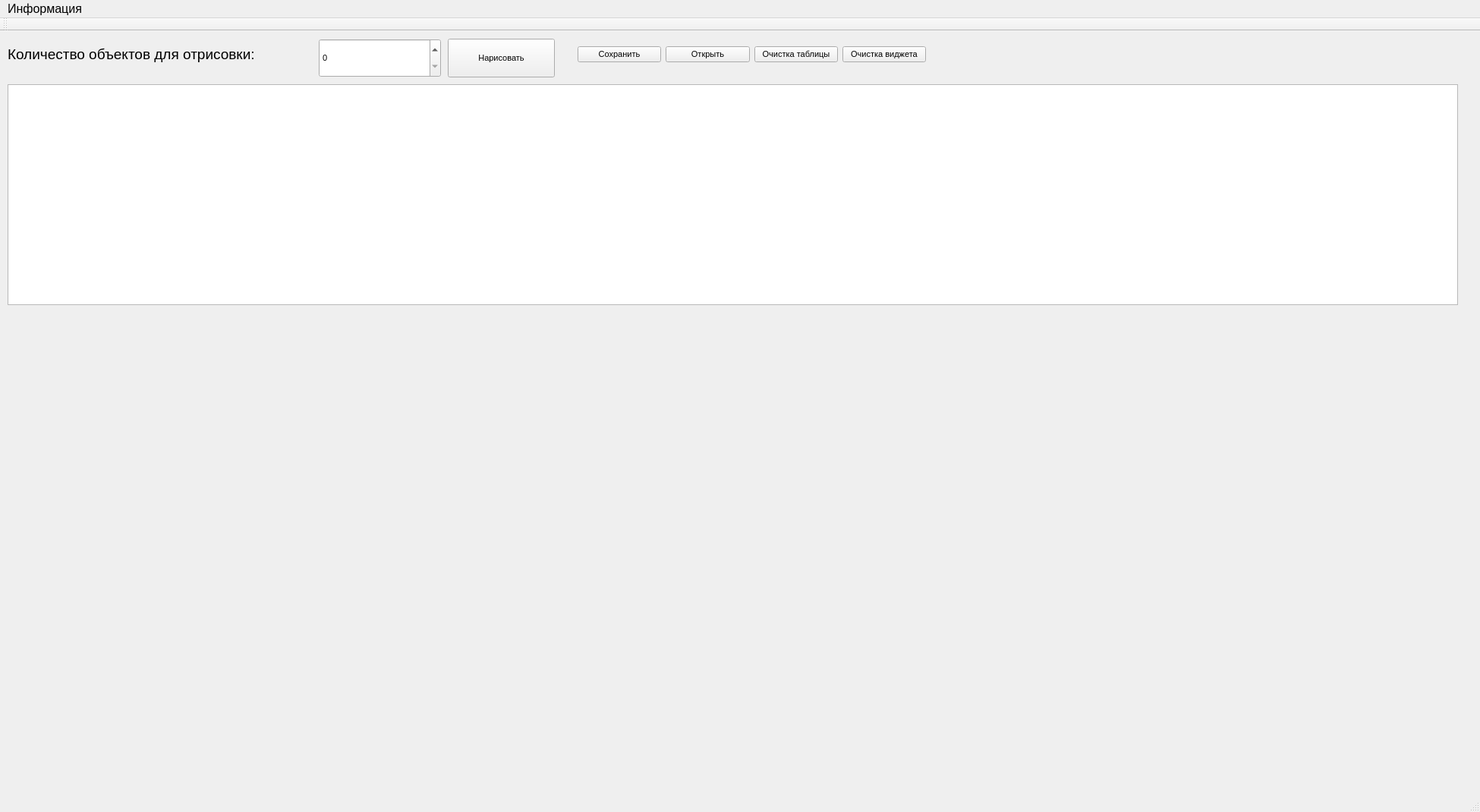
<?xml version="1.0" encoding="UTF-8"?>
<ui version="4.0">
 <class>MainWindow</class>
 <widget class="QMainWindow" name="MainWindow">
  <property name="geometry">
   <rect>
    <x>0</x>
    <y>0</y>
    <width>1950</width>
    <height>1070</height>
   </rect>
  </property>
  <property name="font">
   <font>
    <pointsize>8</pointsize>
   </font>
  </property>
  <property name="windowTitle">
   <string>MainWindow</string>
  </property>
  <widget class="QWidget" name="centralWidget">
   <widget class="my_widget" name="widget" native="true">
    <property name="geometry">
     <rect>
      <x>10</x>
      <y>389</y>
      <width>1950</width>
      <height>611</height>
     </rect>
    </property>
   </widget>
   <widget class="QTableWidget" name="tableWidget">
    <property name="geometry">
     <rect>
      <x>10</x>
      <y>70</y>
      <width>1911</width>
      <height>291</height>
     </rect>
    </property>
   </widget>
   <widget class="QLabel" name="label">
    <property name="geometry">
     <rect>
      <x>10</x>
      <y>0</y>
      <width>393</width>
      <height>61</height>
     </rect>
    </property>
    <property name="font">
     <font>
      <pointsize>14</pointsize>
     </font>
    </property>
    <property name="text">
     <string>Количество объектов для отрисовки:</string>
    </property>
   </widget>
   <widget class="QSpinBox" name="spinBox">
    <property name="geometry">
     <rect>
      <x>420</x>
      <y>10</y>
      <width>161</width>
      <height>51</height>
     </rect>
    </property>
   </widget>
   <widget class="QWidget" name="horizontalLayoutWidget">
    <property name="geometry">
     <rect>
      <x>750</x>
      <y>-10</y>
      <width>481</width>
      <height>81</height>
     </rect>
    </property>
    <layout class="QHBoxLayout" name="horizontalLayout">
     <item>
      <widget class="QPushButton" name="pushButton_save">
       <property name="text">
        <string>Сохранить</string>
       </property>
      </widget>
     </item>
     <item>
      <widget class="QPushButton" name="pushButton_open">
       <property name="text">
        <string>Открыть</string>
       </property>
      </widget>
     </item>
     <item>
      <widget class="QPushButton" name="pushButton_clear_table">
       <property name="text">
        <string>Очистка таблицы</string>
       </property>
      </widget>
     </item>
     <item>
      <widget class="QPushButton" name="pushButton_clear_wiget">
       <property name="text">
        <string>Очистка виджета</string>
       </property>
      </widget>
     </item>
    </layout>
   </widget>
   <widget class="QPushButton" name="pushButton_draw">
    <property name="geometry">
     <rect>
      <x>590</x>
      <y>10</y>
      <width>141</width>
      <height>51</height>
     </rect>
    </property>
    <property name="text">
     <string>Нарисовать</string>
    </property>
   </widget>
  </widget>
  <widget class="QMenuBar" name="menuBar">
   <property name="geometry">
    <rect>
     <x>0</x>
     <y>0</y>
     <width>1950</width>
     <height>33</height>
    </rect>
   </property>
   <property name="font">
    <font>
     <pointsize>12</pointsize>
    </font>
   </property>
   <widget class="QMenu" name="menu">
    <property name="title">
     <string>Информация</string>
    </property>
    <addaction name="actionSha256"/>
   </widget>
   <addaction name="menu"/>
  </widget>
  <widget class="QToolBar" name="mainToolBar">
   <attribute name="toolBarArea">
    <enum>TopToolBarArea</enum>
   </attribute>
   <attribute name="toolBarBreak">
    <bool>false</bool>
   </attribute>
  </widget>
  <widget class="QStatusBar" name="statusBar"/>
  <action name="actionSha256">
   <property name="icon">
    <iconset>
     <normaloff>../../Users/tonak/algorithm.png</normaloff>../../Users/tonak/algorithm.png</iconset>
   </property>
   <property name="text">
    <string>Sha256-Алгоритм</string>
   </property>
   <property name="font">
    <font>
     <pointsize>12</pointsize>
    </font>
   </property>
  </action>
 </widget>
 <layoutdefault spacing="6" margin="11"/>
 <customwidgets>
  <customwidget>
   <class>my_widget</class>
   <extends>QWidget</extends>
   <header location="global">my_widget.h</header>
   <container>1</container>
  </customwidget>
 </customwidgets>
 <resources/>
 <connections/>
</ui>
